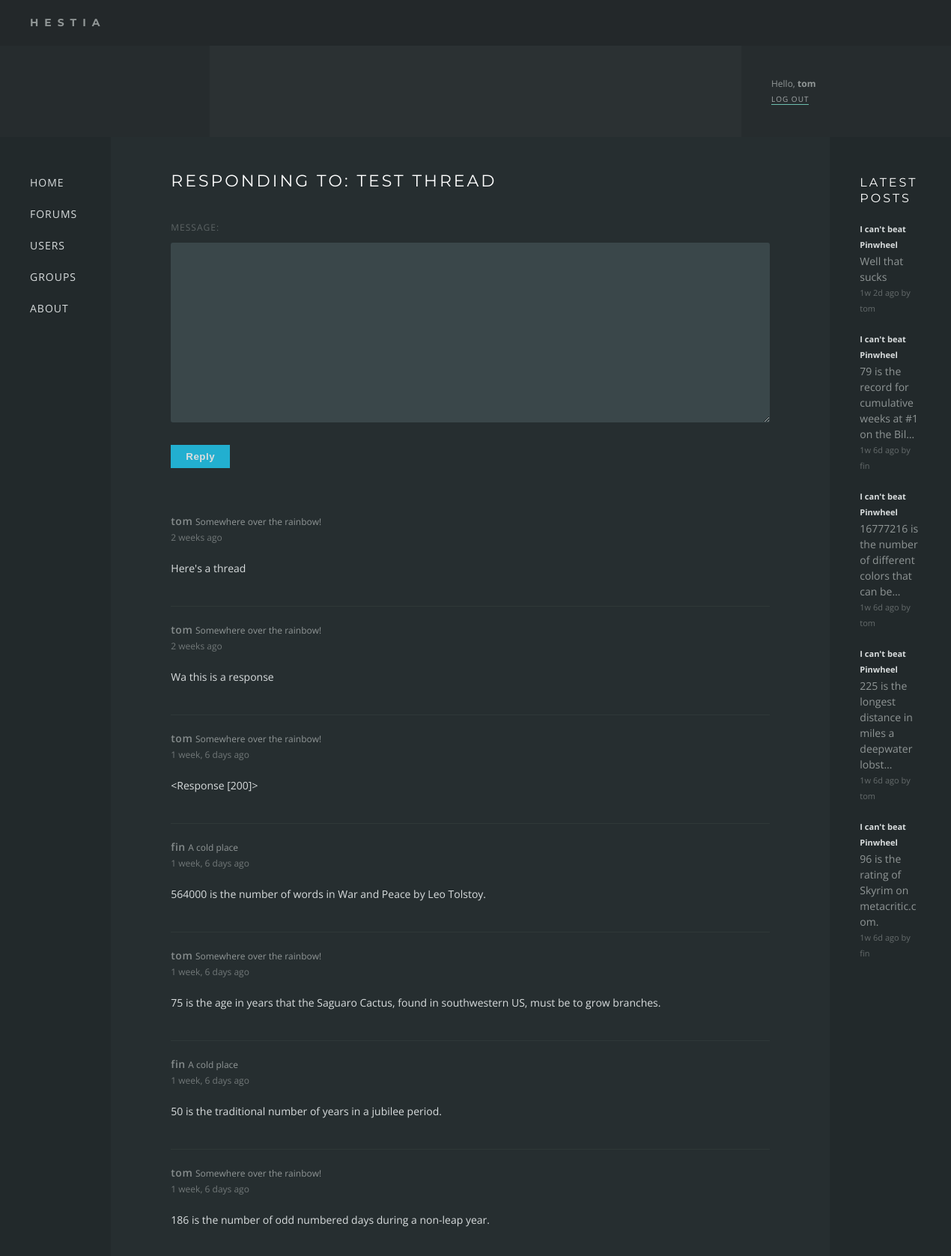
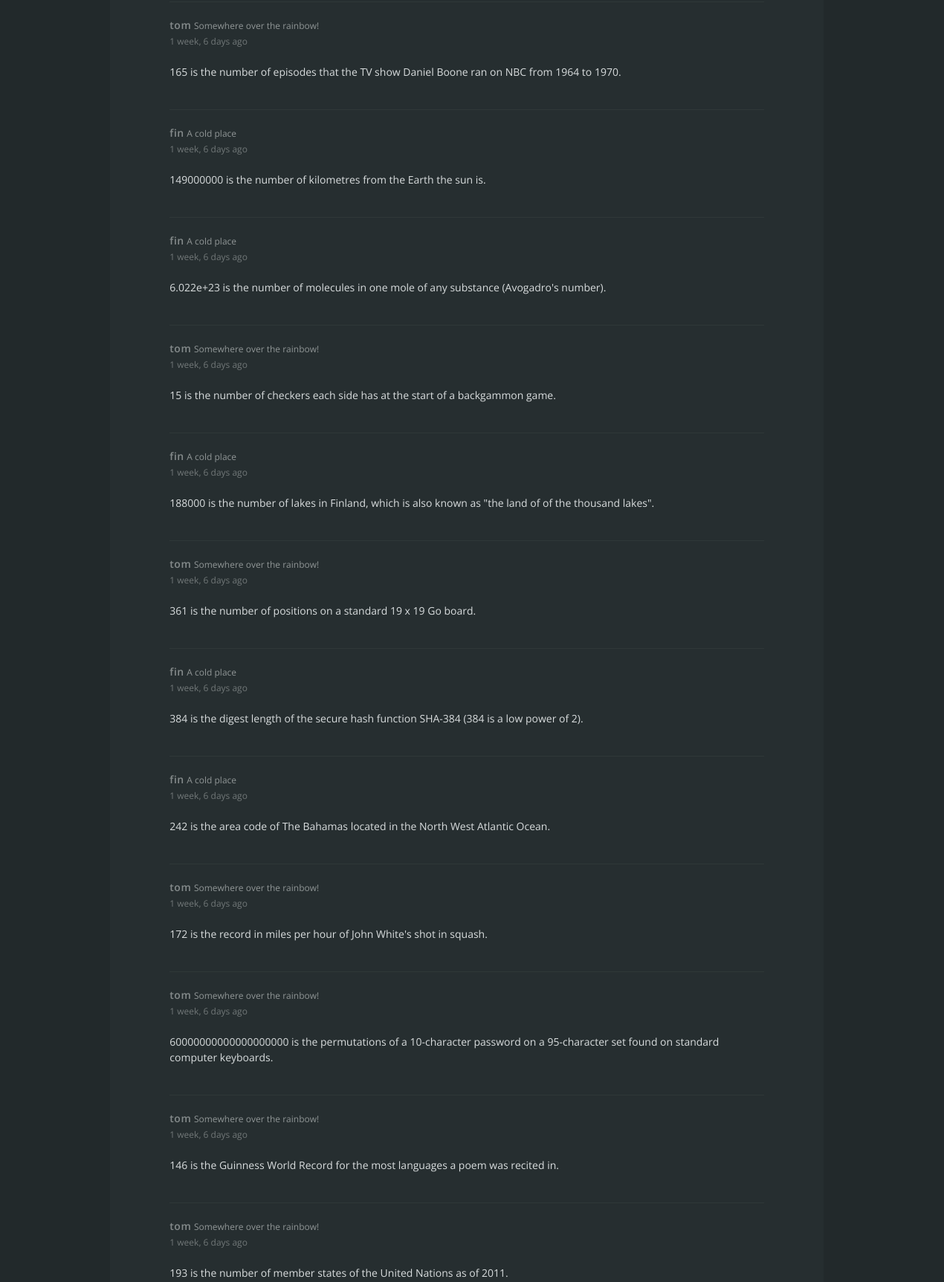
The app's page /forums/14/respond/ (signed in, upper part) with its own data (2 pictures, top to bottom).
### forums/models.py (models this page shows, shortened)
class Thread(models.Model):
    title = models.CharField(max_length=200)
    message = models.CharField(max_length=200)
    posted = models.DateTimeField('date posted')
    poster = models.ForeignKey(settings.AUTH_USER_MODEL, null=True)
    def was_posted_recently(self):
        now = timezone.now()
        return now - datetime.timedelta(days=1) <= self.posted <= now
    was_posted_recently.posted  = True
    was_posted_recently.boolean = True
    was_posted_recently.short_description = 'Published recently?'

class Response(models.Model):
    thread = models.ForeignKey(Thread, on_delete=models.CASCADE)
    poster = models.ForeignKey(settings.AUTH_USER_MODEL)
    message = models.CharField(max_length=200)
    posted = models.DateTimeField('date posted')

### users/models.py (models this page shows, shortened)
class Profile(models.Model):
    user = models.OneToOneField(User)
    location = models.CharField(max_length=140, blank=True)
    description = models.CharField(max_length=255, blank=True)
    icon = models.ImageField(upload_to='static/icons', default='static/icons/aurora.png')

### forums/views.py (the view)
# urls.py: url(r'^(?P<thread_id>[0-9]+)/respond/$', views.respond, name='respond'),
def respond(request, thread_id):
    thread = get_object_or_404(Thread, pk=thread_id)
    if request.method == "POST":
        form = ResponseForm(request.POST, request.FILES)
        if form.is_valid():
            message = bleach.clean(form.cleaned_data['message'], settings.ALLOWED_TAGS, strip=True)
            if request.user.is_authenticated():
                user = request.user
            response = thread.response_set.create(message=message, posted=timezone.now(), poster=user)
            response.save()
            return HttpResponseRedirect('/forums/' + thread_id)
        else:
            return render(request, 'forums/respond.html', {'thread':thread, 'form': form})
    else:
        form = ResponseForm()
        return render(request, 'forums/respond.html', {'thread':thread, 'form': form})

### forums/forms.py
class ResponseForm(forms.Form):
    message = forms.CharField(min_length=10, widget=forms.Textarea(attrs={'class' : 'tinymce'}))

### forums/templates/forums/respond.html (shortened to what this page needs)
{% extends "base.html" %}
{% block content %}
<div class="thread">
    <h1>{% block title %}Responding to: {{ thread.title }}{% endblock %}</h1>
    <div class="respond">
        <form action="/forums/{{ thread.id }}/respond/" method="post" novalidate>
        {{ form }}
        <button type="submit" class="button button-primary">Reply</button>
        </form>
    </div>
    <div class="first">
        <div class="poster">
            <div class="name">{{ thread.poster }}</div>
            <div class="location">{{ thread.poster.profile.location }}</div>
        </div>
        <div class="time">{{ thread.posted|timesince }} ago</div>
        <div class="post">{{ thread.message }}</div>
    </div>
    <div class="responses">
        {% for response in thread.response_set.all %}
        <div class="response">
            <div class="poster">
                <div class="name">{{ response.poster }}</div>
                <div class="location">{{ response.poster.profile.location }}</div>
            </div>
            <div class="time">{{ response.posted|timesince }} ago</div>
            <div class="post">{{ response.message }}</div>
        </div>
        {% endfor %}
    </div>
</div>
{% endblock %}

### templates/base.html (shortened to what this page needs)
{% load static %}
{% load timesinceshort %}
<!DOCTYPE html>
<html>
<head>
    <link rel="stylesheet" type="text/css" href="{% static 'forums/style.css' %}" />
</head>
<body>
<div class="wrapper">
    <div class="header"><div class="title">Hestia</div></div>
    <div class="hero">
        <div class="box sidebar">
        </div>
        <div class="box content">
        </div>
        <div class="box sidebar auth">
        {% if user.is_authenticated %}
            <div class="name">Hello, <a href="/users/profile/{{ user.username }}">{{ user.username }}</a></div>
            <a href="/users/logout">Log out</a>
        {% else %}
            <a href="/users/login">Log in</a> <span>or</span> <a href="/users/register">Register</a>
        {% endif %}
        </div>
    </div>
    <div class="main">
        <div class="box sidebar">
            <nav>
            <ul>
            <li><a href="/">Home</a></li>
            <li><a href="/forums">Forums</a></li>
            <li><a href="/users">Users</a></li>
            <li><a href="/groups">Groups</a></li>
            <li><a href="/about">About</a></li>
            </ul>
            </nav>
        </div>
        <div class="box content">
            {% block content %}{% endblock %}
        </div>
        <div class="box sidebar">
            <div class="recent-responses">
                <h2>Latest Posts</h2>
                {% for recent_response in request.recent_responses %}
                <div class="response">
                    <a href="/forums/{{ recent_response.thread.id }}?page=last#{{ recent_response.id }}">
                        <div class="text-small title"><b>{{ recent_response.thread.title }}</b></div><br>
                        {{ recent_response.message|striptags|truncatechars:55 }}
                        <div class="text-small posted">{{ recent_response.posted|timesinceshort }} ago by {{ recent_response.poster.username }}</div>
                    </a>
                </div>
                {% endfor %}
            </div>
        </div>
    </div>
</div>
</body>
</html>

### forums/static/forums/style.css (style rules this page uses)
* { margin:0; padding:0; }
html, body { height: 100%; }
body { font-family: 'Open Sans', sans-serif; background: #2F3838; color: #909696; font-size: 14px; line-height: 1.5em; }
a { color: #909696; }
h1 { color: #FFF; font-family: 'Montserrat', sans-serif; font-size: 22px; text-transform: uppercase; letter-spacing: 3px; font-weight: normal; margin-bottom: 40px; }
h2 { color: #FFF; font-family: 'Montserrat', sans-serif; font-size: 16px; text-transform: uppercase; letter-spacing: 3px; font-weight: normal; margin-bottom: 20px; margin-top: 40px; }
li { list-style-type: none; line-height: 1.7em; }
.text-small { font-size: 11px; }
.wrapper { display: table; width: 100%; }
.header { font-family: 'Montserrat', sans-serif; display: table-row; height: 1px; background: #23282A; }
.header .title { padding: 20px; padding-left: 40px; text-transform: uppercase; letter-spacing: 8px; font-weight: bold; }
.main { height: 100%; min-height: 900px; display: table; width: 100%; background: #262E30; }
.main .sidebar { width: 200px; background: #22292B; }
.hero { height: 120px; display: table; width: 100%; background: #2B3133; }
.hero .sidebar { width: 200px; background: rgba(34, 41, 43, 0.5); }
.box { display: table-cell; padding: 40px; }
.content { padding: 40px 80px; }
nav li { font-size: 14px; list-style-type: none; line-height: 3em; text-transform: uppercase; letter-spacing: 1px; }
nav li a { text-decoration: none; color: #d9ddde; padding: 1px 0; }
.auth { vertical-align: bottom; font-size: 10px; }
.auth .name { font-size: 12px; }
.auth .name a { font-weight: bold; text-decoration: none; }
.auth > a { text-decoration: none; text-transform: uppercase; color: #d9ddde; border-bottom: 1px solid #8CFEE6; letter-spacing: 1px; opacity: 0.7; }
input, textarea { width: 100%; display: block; background: rgb(58, 71, 74); border: none; color: #d9ddde; padding: 10px 15px; font-size: 16px; font-family: inherit; margin: 10px 0; box-sizing: border-box; border-radius: 3px; }
.button-primary { background: #22afd0; padding: 8px 20px; border: 0; color: #d9ddde; font-weight: bold; letter-spacing: 0.5px; margin-top: 20px; display: inline-block; margin: 20px 0; }
label { opacity: 0.5; text-transform: uppercase; letter-spacing: 1px; font-size: 12px; }
.recent-responses h2 { margin-top: 0; }
.recent-responses .response { margin-bottom: 20px; word-break: break-word; }
.recent-responses a { text-decoration: none; }
.recent-responses a .title { display: inline-block; border-bottom: 1px solid transparent; }
.recent-responses .posted { opacity: 0.6; }
.recent-responses .text-small b { color: #d9ddde; }
.poster .name { display: inline-block; font-weight: 600; letter-spacing: 0.5px; opacity: 0.9; }
.poster .location { font-size: 12px; display: inline-block; }
.thread .response { margin-top: 40px; border-top: 1px solid #2F3838; padding-top: 20px; }
.thread .time { font-size: 12px; opacity: 0.7; }
.thread .post { padding-top: 20px; color: #d9ddde; width: 800px; }
h1 + .respond { border-top: 0; margin-top: 0; padding-top: 0; }
.respond { border-top: 1px solid rgb(58, 71, 74); margin-top: 40px; padding-top: 20px; padding-bottom: 40px; }

### records on screen
Thread: title "TEST THREAD", poster "tom", poster.profile.location "Somewhere over the rainbow!", posted "2 weeks", message "Here's a thread"
Response: poster "tom", poster.profile.location "Somewhere over the rainbow!", posted "2 weeks", message "Wa this is a response"
Response: poster "tom", poster.profile.location "Somewhere over the rainbow!", posted "1 week, 6 days", message "<Response [200]>"
Response: poster "fin", poster.profile.location "A cold place", posted "1 week, 6 days", message "564000 is the number of words in War and Peace by Leo Tolstoy."
Response: poster "tom", poster.profile.location "Somewhere over the rainbow!", posted "1 week, 6 days", message "75 is the age in years that the Saguaro Cactus, found in southwestern US, must be to grow branches."
Response: poster "fin", poster.profile.location "A cold place", posted "1 week, 6 days", message "50 is the traditional number of years in a jubilee period."
Response: poster "tom", poster.profile.location "Somewhere over the rainbow!", posted "1 week, 6 days", message "186 is the number of odd numbered days during a non-leap year."
Response: poster "tom", poster.profile.location "Somewhere over the rainbow!", posted "1 week, 6 days", message "165 is the number of episodes that the TV show Daniel Boone ran on NBC from 1964 to 1970."
Response: poster "fin", poster.profile.location "A cold place", posted "1 week, 6 days", message "149000000 is the number of kilometres from the Earth the sun is."
Response: poster "fin", poster.profile.location "A cold place", posted "1 week, 6 days", message "6.022e+23 is the number of molecules in one mole of any substance (Avogadro's number)."
Response: poster "tom", poster.profile.location "Somewhere over the rainbow!", posted "1 week, 6 days", message "15 is the number of checkers each side has at the start of a backgammon game."
Response: poster "fin", poster.profile.location "A cold place", posted "1 week, 6 days", message "188000 is the number of lakes in Finland, which is also known as \"the land of of the thousand lakes\"."
Response: poster "tom", poster.profile.location "Somewhere over the rainbow!", posted "1 week, 6 days", message "361 is the number of positions on a standard 19 x 19 Go board."
Response: poster "fin", poster.profile.location "A cold place", posted "1 week, 6 days", message "384 is the digest length of the secure hash function SHA-384 (384 is a low power of 2)."
Response: poster "fin", poster.profile.location "A cold place", posted "1 week, 6 days", message "242 is the area code of The Bahamas located in the North West Atlantic Ocean."
Response: poster "tom", poster.profile.location "Somewhere over the rainbow!", posted "1 week, 6 days", message "172 is the record in miles per hour of John White's shot in squash."
Response: poster "tom", poster.profile.location "Somewhere over the rainbow!", posted "1 week, 6 days", message "60000000000000000000 is the permutations of a 10-character password on a 95-character set found on standard computer keyboards."
Response: poster "tom", poster.profile.location "Somewhere over the rainbow!", posted "1 week, 6 days", message "146 is the Guinness World Record for the most languages a poem was recited in."
Response: poster "tom", poster.profile.location "Somewhere over the rainbow!", posted "1 week, 6 days", message "193 is the number of member states of the United Nations as of 2011."
Response: thread "I can't beat Pinwheel", message "Well that sucks", posted "1w 2d", poster.username "tom"
Response: thread "I can't beat Pinwheel", message "79 is the record for cumulative weeks at #1 on the Bil…", posted "1w 6d", poster.username "fin"
Response: thread "I can't beat Pinwheel", message "16777216 is the number of different colors that can be…", posted "1w 6d", poster.username "tom"
Response: thread "I can't beat Pinwheel", message "225 is the longest distance in miles a deepwater lobst…", posted "1w 6d", poster.username "tom"
Response: thread "I can't beat Pinwheel", message "96 is the rating of Skyrim on metacritic.com.", posted "1w 6d", poster.username "fin"

### other values on screen
{{ user.username }} "tom"
